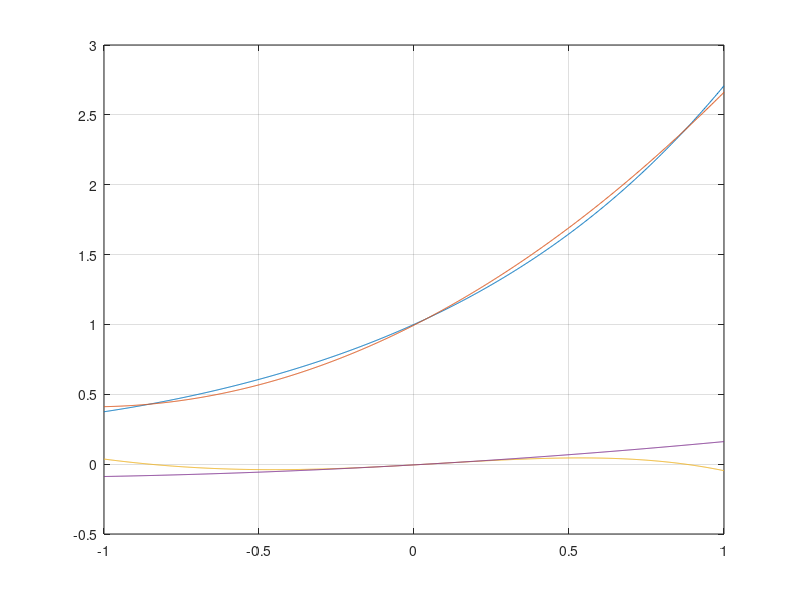

Here is the MATLAB script that generated this plot:
%******************************************************************************
% \details     : FTP_CompAlg Least Squares Approximation Exercises 7
% \autor       : Simon Burkhardt
% \file        : compAlg_ex7_cheby.m
% \date        : 2020.10.31
% \version     : 1.0
%******************************************************************************
%% Exercise 9 a)
clear all; close all; clc; format shorteng

f0 = @(x) sin(pi/2.*x + pi/2)   ./ sqrt(1-x.^2);
a0 = 1/pi*integral(f0,-1,1)

f1 = @(x) sin(pi/2.*x + pi/2) .*x ./ sqrt(1-x.^2);
a1 = 2/pi*integral(f1,-1,1)

f2 = @(x) sin(pi/2.*x + pi/2) .*(2.*x.^2 -1) ./ sqrt(1-x.^2);
a2 = 2/pi*integral(f2,-1,1)

f3 = @(x) sin(pi/2.*x + pi/2) .*(4.*x.^3 -3.*x) ./ sqrt(1-x.^2);
a3 = 2/pi*integral(f3,-1,1)

f4 = @(x) sin(pi/2.*x + pi/2) .*(8.*x.^4 -8.*x.^2 +1) ./ sqrt(1-x.^2);
a4 = 2/pi*integral(f4,-1,1)

T4 = @(x) a4 .*(8.*x.^4 -8.*x.^2 +1);
T4(-1)


%% Exercise 9 b)
clear all; close all; clc; format shorteng

f = @(x) sin( pi*(x+1)./2 );  % for w = 1
f0 =@(x) sin( pi*(x+1)./2 ) .* 1;
f1 =@(x) sin( pi*(x+1)./2 ) .* x;
f2 =@(x) sin( pi*(x+1)./2 ) .* (3/2.*x.^2 - 1/2);
f3 =@(x) sin( pi*(x+1)./2 ) .* (5/2.*x.^3 - 3/2.*x);
f4 =@(x) sin( pi*(x+1)./2 ) .* (35/8.*x.^4 - 30/8.*x.^2 - 3/8);
a0 = (2*0 +1)/2 * integral(f0,-1,1)
a1 = (2*1 +1)/2 * integral(f1,-1,1)
a2 = (2*2 +1)/2 * integral(f2,-1,1)
a3 = (2*3 +1)/2 * integral(f3,-1,1)
a4 = (2*4 +1)/2 * integral(f4,-1,1)



%% Exercise 10 c)
clear all; close all; clc; format shorteng

yf =@(x) 1 + x + x.^2./2 + x.^3./6 + x.^4./24;
T0 =@(x) x.^0;
T1 =@(x) x;
T2 =@(x) (2.*x.^2 -1);
T3 =@(x) (4.*x.^3 -3.*x);
T4 =@(x) (8.*x.^4 -8.*x.^2 +1);

a0 = 81/64;
a1 = 9/8;
a2 = 13/48;
a3 = 1/24;
a4 = 1/8/24;

P =@(x) a0*T0(x) + a1*T1(x) + a2*T2(x); % + a3*T3(x) + a4*T4(x);

x = linspace(-1,1,1e3);
% y1 = exp(x);
y1 = yf(x);
y2 = P(x);

err = y2 -y1;
plot(x,err); grid on

%%
plot(x,y1);
hold on; grid on;
plot(x,y2);

%% Exercise 10 d)

yt =@(x) 1 + x + x.^2./2;
y1 = yt(x);
y2 = P(x);

err2 = y2 -y1;
plot(x,err);
hold on; grid on;
plot(x,err2);







